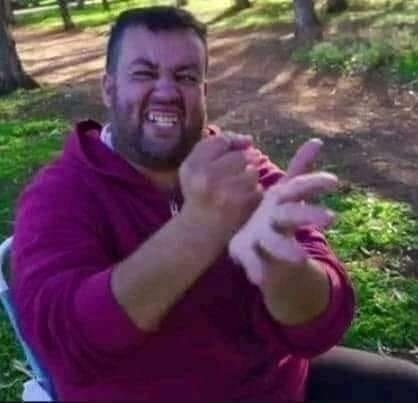
#> input picture Photos/test.jpg, 418 x 403 px
$ python contours.py
#> lines starting #> are read from the running program, lines starting #| are printed output that depends on the picture; after the words box and inside, x2 and y2 are one past the last pixel; in counts of white or black regions, pixels touching at a corner belong together
import cv2 as cv
import  numpy as np
# Read image
img = cv.imread('Photos/test.jpg')
#> img is the input picture: shape (403, 418, 3); mean B, G, R 80.9, 69.1, 93.4
cv.imshow('test', img)
blank = np.zeros(img.shape,dtype='uint8')
cv.imshow('Blank',blank)
#converting img to grayscale
gray = cv.cvtColor(img,cv.COLOR_RGB2GRAY)
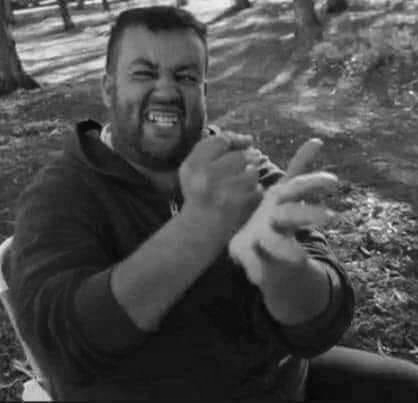
#> gray: shape (403, 418); min 3, max 242, mean 75.4
cv.imshow('Gray', gray)
# [4 lines of commented-out code are left out]
ret, thresh = cv.threshold(gray,125,255,cv.THRESH_BINARY)
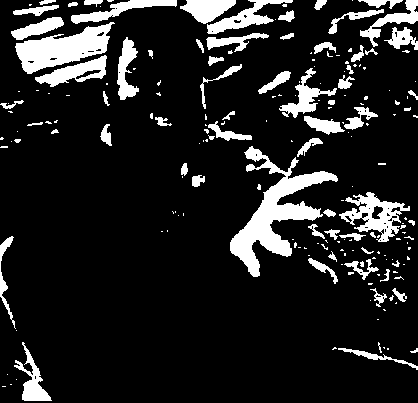
#> thresh: shape (403, 418); 13.5% white; 195 white regions (127 under 20 px)
cv.imshow('Thresh', thresh)
countours, hierarchies = cv.findContours(thresh, cv.RETR_LIST,cv.CHAIN_APPROX_NONE)
#> countours = 243 contours, 179 with area under 20; largest, box (x1, y1, x2, y2) and area: (230, 146, 338, 277) 3836, (15, 22, 115, 74) 2449, (339, 192, 410, 242) 1457, (35, 55, 107, 87) 956, (207, 0, 293, 34) 834
print(f'{len(countours)} countours found!')
#| 243 countours found!
cv.drawContours(blank,countours,-1,(0,0,255),1)
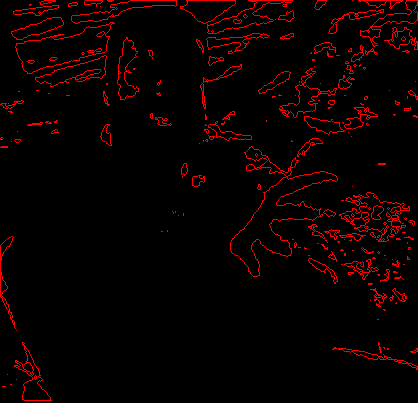
#> blank: shape (403, 418, 3); mean of channels 0, 1, 2 0, 0, 11; drawn as B, G, R
cv.imshow('Countours drawn',blank)
cv.waitKey(0)
